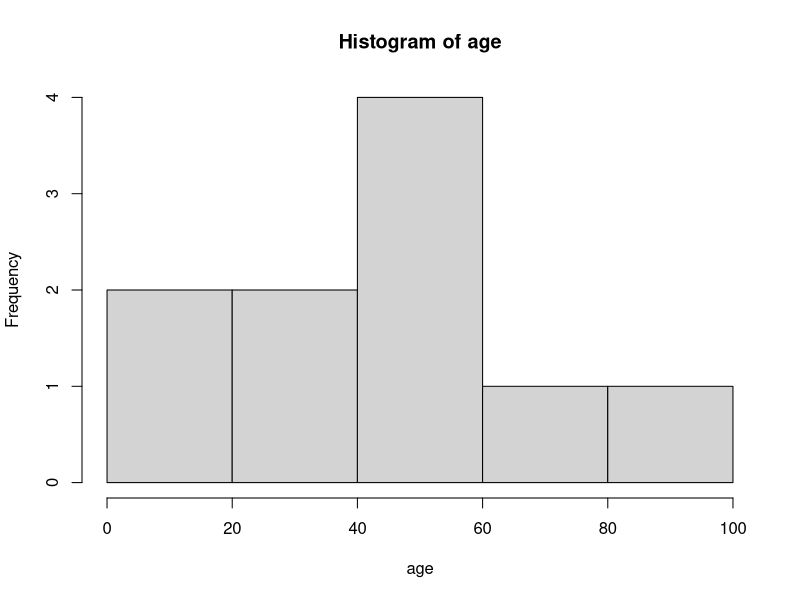

Recreate this plot in R.
# Get back to basics: Manipulating vectors

friends <- c('ajay', 'vijay', 'sanjay', 'shweta', 'ram')

friends[1]
friends[2]
friends[1:3]
friends[2:5]



age <- c(25, 56, 41, 23, 71, 12, 55, 42, 99, 10)

length(age)
age[5]
age[5:9]
age[age<50]
age[age>60]
age[age > 40 & age < 70]

mean(age)
median(age)
hist(age)
